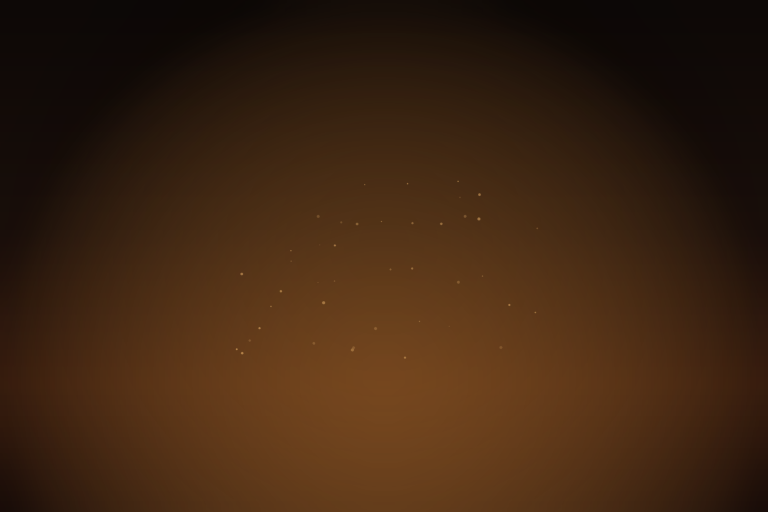
#> input picture assets/scenes/bonfire.png, 1536 x 1024 px (shown at 1/2 size)
$ python export-scenes.py
#> lines starting #> are read from the running program, lines starting #| are printed output that depends on the picture
#!/usr/bin/env python3
"""Export danqing Phase 2 scene assets (pomodoro POC).

Six procedural scenes spanning dark/bright families:
    bonfire   篝火 (dark, warm fire glow)
    sea       海   (bright, cyan)
    rain      雨   (gray-blue)
    mountain  山   (neutral dusk, ridgelines)
    forest    森林 (misty conifer green, treelines + fog bands)
    starry    星夜 (deep indigo night, dark hills; starfield is runtime-rendered)

Each scene PNG bakes: multi-stop vertical gradient + radial glow +
center readability veil + scene-specific details.
No external assets; fully deterministic.

Outputs:
    assets/scenes/{bonfire,sea,rain,mountain,forest}.png
    examples/pomodoro/scenes.rs   # SceneSpec consts incl. palettes (generated, do not edit)

The script also enforces contrast guards at generation time:
display text vs sampled center extremes >= 3:1,
control text vs glass-composited surface >= 4:1 (WCAG).

Dependency:
    pip install Pillow

Usage:
    python tools/export-scenes.py
"""

import math
import sys
from pathlib import Path

from PIL import Image, ImageChops, ImageDraw, ImageFilter

REPO_ROOT = Path(__file__).resolve().parent.parent
OUT_DIR = REPO_ROOT / "assets" / "scenes"
SCENES_RS = REPO_ROOT / "examples" / "pomodoro" / "scenes.rs"

# 3:2 canvas matching the POC window aspect (960x640); Cover scales cleanly.
WIDTH, HEIGHT = 1536, 1024
SIZE = (WIDTH, HEIGHT)

# Hard-edged elements (ridges/embers) render at SS x and LANCZOS
# downsample back: cheap SSAA — Pillow ImageDraw has no anti-aliasing,
# and window Cover upscale (e.g. 1920x1080 maximized) makes baked-in
# staircase edges painfully visible. Smooth elements (gradient/glow/veil)
# stay at native resolution: nothing to alias there, and their big
# gaussian blurs would be orders of magnitude slower at SS x.
SS = 4

# Center sampling region for backdrop extremes (where the countdown sits).
CENTER_BOX = (0.30, 0.35, 0.70, 0.65)  # x0, y0, x1, y1 fractions

# WCAG guard thresholds.
DISPLAY_MIN = 3.0
CONTROL_MIN = 4.0


def lerp(a: float, b: float, t: float) -> float:
    return a + (b - a) * t


# [6 lines left out: function lerp_rgb, not called in this run]


def srgb_to_linear(c: float) -> float:
    c = c / 255.0
    return c / 12.92 if c <= 0.04045 else ((c + 0.055) / 1.055) ** 2.4


def luminance(rgb: tuple) -> float:
    return (
        0.2126 * srgb_to_linear(rgb[0])
        + 0.7152 * srgb_to_linear(rgb[1])
        + 0.0722 * srgb_to_linear(rgb[2])
    )


def contrast(a: tuple, b: tuple) -> float:
    la, lb = luminance(a), luminance(b)
    hi, lo = max(la, lb), min(la, lb)
    return (hi + 0.05) / (lo + 0.05)


def composite(top_rgb: tuple, top_alpha: float, base_rgb: tuple) -> tuple[int, int, int]:
    return tuple(int(top_rgb[i] * top_alpha + base_rgb[i] * (1.0 - top_alpha)) for i in range(3))


# [268 lines left out: functions build_gradient, radial_overlay, build_ridges, build_waves, build_trees, build_mist and 3 more, not called in this run]


def _value_noise(cols: int, rows: int, seed: int) -> tuple[list, int, int]:
    g = _lcg(seed)
    return [next(g) for _ in range(cols * rows)], cols, rows


# [22 lines left out: functions _noise_at, _fbm, not called in this run]


def _smoothstep(a: float, b: float, x: float) -> float:
    t = min(1.0, max(0.0, (x - a) / (b - a)))
    return t * t * (3.0 - 2.0 * t)


def fbm3(noises: list, x: float, y: float) -> float:
    """等权 N 倍频 fbm (len(noises) 归一), 无权重偏置, 返回 ~[0,1]。"""
    return sum(_noise_at(n, x * sx, y * sy) for n, sx, sy in noises) / len(noises)


# [121 lines left out: function apply_milkyway, not called in this run]


def sample_center_extremes(img: Image.Image) -> tuple[tuple, tuple]:
    """Brightest/darkest colors (by luminance) in the center region, after all baking."""
    x0, y0 = int(CENTER_BOX[0] * WIDTH), int(CENTER_BOX[1] * HEIGHT)
    x1, y1 = int(CENTER_BOX[2] * WIDTH), int(CENTER_BOX[3] * HEIGHT)
    region = img.crop((x0, y0, x1, y1)).resize((64, 64))  # downsample: extremes of areas, not pixels
    best_light, best_dark = None, None
    l_light, l_dark = -1.0, 2.0
    for px in region.getdata():
        l = luminance(px)
        if l > l_light:
            l_light, best_light = l, px
        if l < l_dark:
            l_dark, best_dark = l, px
    return best_light, best_dark


# ---------------------------------------------------------------------------
# Scene configs. Palettes are hand-authored; backdrop extremes are SAMPLED
# from the generated center region and injected into the palette at emit time.
# ---------------------------------------------------------------------------

SCENES = [
    {
        "key": "bonfire",
        "name": "篝火",
        # AI 生成底图 (元宝, 2026-08-04 v3): 写实余烬 + 白桦木堆, 无明火。
        # 火堆居中 (y≈0.50), 四周留暗保对比度。
        "ai_base": "bonfire.png",
        "palette": {
            "base": (26, 15, 10),
            "accent": (255, 159, 67),
            "text_primary": (240, 230, 215),
            "text_secondary": (195, 180, 165),
            "surface": ((0, 0, 0), 0.25),
            "surface_input": ((0, 0, 0), 0.38),
        },
    },
    {
        "key": "sea",
        "name": "海",
        # AI 生成底图 (元宝, 2026-08-06): 写实海浪 + 落日 + 暗云。
        "ai_base": "sea.png",
        "palette": {
            "base": (168, 221, 232),
            "accent": (15, 55, 75),
            "text_primary": (255, 255, 255),
            "text_secondary": (200, 210, 220),
            "surface": ((0, 0, 0), 0.25),
            "surface_input": ((0, 0, 0), 0.38),
        },
    },
    {
        "key": "rain",
        "name": "雨",
        # AI 生成底图 (元宝, 2026-08-05): 风暴云层 + 树线剪影。
        # 雨丝由运行时 shader 渲染 (background.wgsl rain_overlay), 底图不含雨。
        "ai_base": "rain.png",
        "palette": {
            "base": (82, 95, 107),
            "accent": (127, 179, 217),
            "text_primary": (242, 246, 249),
            "text_secondary": (195, 205, 213),
            "surface": ((0, 0, 0), 0.25),
            "surface_input": ((0, 0, 0), 0.38),
        },
    },
    {
        "key": "mountain",
        "name": "山",
        # AI 生成底图 (元宝, 2026-08-04): 写实山脊 + 云海 + 暖色落日。
        # 替换原程序化山脊; 动效 (mountain_intensity) 仍由运行时 shader 渲染。
        "ai_base": "mountain.png",
        "palette": {
            "base": (86, 80, 115),
            "accent": (232, 192, 122),
            "text_primary": (245, 241, 250),
            "text_secondary": (205, 198, 218),
            "surface": ((0, 0, 0), 0.25),
            "surface_input": ((0, 0, 0), 0.38),
        },
    },
    {
        "key": "forest",
        "name": "森林",
        # AI 生成底图 (元宝, 2026-08-04): 写实松林 + 晨雾 + 暖色天光。
        # 替换原程序化三角形树; 动效 (forest_mist) 仍由运行时 shader 渲染。
        "ai_base": "forest.png",
        "palette": {
            "base": (50, 72, 59),
            "accent": (172, 198, 158),
            "text_primary": (240, 246, 240),
            "text_secondary": (186, 201, 187),
            "surface": ((0, 0, 0), 0.25),
            "surface_input": ((0, 0, 0), 0.38),
        },
    },
    {
        "key": "blacksmith",
        "name": "铁匠铺",
        "ai_base": "blacksmith_ai_1.png",
        "palette": {
            "base": (45, 25, 18),
            "accent": (255, 120, 40),
            "text_primary": (255, 235, 210),
            "text_secondary": (200, 175, 155),
            "surface": ((0, 0, 0), 0.25),
            "surface_input": ((0, 0, 0), 0.38),
        },
    },
    {
        "key": "cave",
        "name": "洞穴",
        "ai_base": "cave_ai_2.png",
        "palette": {
            "base": (20, 45, 55),
            "accent": (80, 200, 220),
            "text_primary": (220, 245, 250),
            "text_secondary": (160, 195, 205),
            "surface": ((0, 0, 0), 0.25),
            "surface_input": ((0, 0, 0), 0.38),
        },
    },
    {
        "key": "nightmarket",
        "name": "夜市",
        "ai_base": "nightmarket_ai_1.png",
        "palette": {
            "base": (60, 30, 20),
            "accent": (255, 180, 50),
            "text_primary": (255, 245, 220),
            "text_secondary": (210, 185, 160),
            "surface": ((0, 0, 0), 0.25),
            "surface_input": ((0, 0, 0), 0.38),
        },
    },
    {
        "key": "train",
        "name": "火车",
        "ai_base": "train_ai_1.png",
        "palette": {
            "base": (50, 45, 55),
            "accent": (200, 180, 140),
            "text_primary": (240, 235, 225),
            "text_secondary": (185, 178, 170),
            "surface": ((0, 0, 0), 0.25),
            "surface_input": ((0, 0, 0), 0.38),
        },
    },
]


def build_scene(cfg: dict) -> Image.Image:
    # AI 底图模式: 加载预制 AI 生成图, 跳过程序化渐变/树。
    if "ai_base" in cfg:
        ai_path = OUT_DIR / cfg["ai_base"]
        if not ai_path.exists():
            raise FileNotFoundError(f"AI 底图不存在: {ai_path}")
        img = Image.open(ai_path).convert("RGBA")
        # 统一尺寸 (容错: AI 生图可能不是精确 1536x1024)
        if img.size != SIZE:
            img = img.resize(SIZE, Image.LANCZOS)
    else:
        img = build_gradient(cfg["stops"]).convert("RGBA")

    if "glow" in cfg:
        g = cfg["glow"]
        img = Image.alpha_composite(
            img, radial_overlay(g["color"], g["center"], g["radius"], g["peak"])
        )
    if "milkyway" in cfg:
        # 银河在山脊之前烘焙: 山脊剪影遮挡带底 (带自山后升起)。
        img = apply_milkyway(img, cfg["milkyway"])
    if "ridges" in cfg:
        img = Image.alpha_composite(img, build_ridges(cfg["ridges"]))
    if "waves" in cfg:
        img = Image.alpha_composite(img, build_waves(cfg["waves"]))
    if "trees" in cfg:
        img = Image.alpha_composite(img, build_trees(cfg["trees"]))
    if "embers" in cfg:
        e = cfg["embers"]
        img = Image.alpha_composite(img, build_embers(e["count"], e["color"], e["seed"]))
    if "mist" in cfg:
        img = Image.alpha_composite(img, build_mist(cfg["mist"]))
    if "veil" in cfg:
        v = cfg["veil"]
        img = Image.alpha_composite(
            img, radial_overlay(v["color"], v["center"], v["radius"], v["peak"])
        )
    # 不烘焙颗粒: 运行时噪声叠加层 (assets/background/noise.png) 负责防抖带,
    # 与阶段 1 背景一致; 烘焙颗粒会让 PNG 体积膨胀约 4 倍。
    return img.convert("RGB")
#> returned value is the input picture: PIL image 1536x1024 RGB; mean R, G, B 61.8, 36.8, 17.4


def rust_color(rgb: tuple) -> str:
    return f"Color::from_srgb8({rgb[0]}, {rgb[1]}, {rgb[2]})"


def rust_rgba(rgba: tuple[tuple, float]) -> str:
    (r, g, b), a = rgba
    return f"Color::rgba({r / 255:.6}, {g / 255:.6}, {b / 255:.6}, {a:.2})"


# [36 lines left out: function emit_scenes_rs, not called in this run]


GUARD_TESTS_RS = '''
#[cfg(test)]
mod tests {
    //! 对比度护栏: 与 tools/export-scenes.py 生成期护栏同规则,
    //! 防止 scenes.rs 被手改后护栏静默失效 (spec: 大字 ≥3:1, 控件 ≥4:1)。
    use super::*;
    use danqing::{composite_over, contrast_ratio};

    /// 大字 (倒计时) 对场景背景极值的最低对比度。
    const DISPLAY_MIN: f32 = 3.0;
    /// 控件文字对玻璃合成底的最低对比度。
    const CONTROL_MIN: f32 = 4.0;

    #[test]
    fn all_scenes_pass_contrast_guards() {
        assert_eq!(SCENES.len(), 9, "沉浸世界应有 9 个场景");
        for spec in &SCENES {
            let p = &spec.palette;
            for (label, backdrop) in [
                ("backdrop_light", p.backdrop_light),
                ("backdrop_dark", p.backdrop_dark),
            ] {
                let display = contrast_ratio(p.text_primary, backdrop);
                assert!(
                    display >= DISPLAY_MIN,
                    "{}: 大字 vs {label} = {display:.2} < {DISPLAY_MIN}",
                    spec.name
                );
                let glass = composite_over(p.surface, backdrop);
                let control = contrast_ratio(p.text_primary, glass);
                assert!(
                    control >= CONTROL_MIN,
                    "{}: 控件文字 vs 玻璃({label}) = {control:.2} < {CONTROL_MIN}",
                    spec.name
                );
            }
        }
    }

    #[test]
    fn scene_images_are_unique_and_named() {
        for (i, a) in SCENES.iter().enumerate() {
            for b in &SCENES[i + 1..] {
                assert_ne!(a.image, b.image, "场景图路径不应重复");
                assert_ne!(a.name, b.name, "场景名不应重复");
            }
        }
    }
}
'''


def check_guards(name: str, palette: dict) -> list[str]:
    """Contrast guards; returns list of violation messages."""
    problems = []
    text = palette["text_primary"]
    surf_rgb, surf_a = palette["surface"]
    for label, backdrop in [
        ("backdrop_light", palette["backdrop_light"]),
        ("backdrop_dark", palette["backdrop_dark"]),
    ]:
        ratio = contrast(text, backdrop)
        if ratio < DISPLAY_MIN:
            problems.append(f"{name}: 文字 vs {label} = {ratio:.2f} < {DISPLAY_MIN}")
        glass = composite(surf_rgb, surf_a, backdrop)
        ratio = contrast(text, glass)
        if ratio < CONTROL_MIN:
            problems.append(f"{name}: 文字 vs 玻璃({label}) = {ratio:.2f} < {CONTROL_MIN}")
    return problems


def main() -> int:
    OUT_DIR.mkdir(parents=True, exist_ok=True)
    entries = []
    all_problems = []
    for cfg in SCENES:
        img = build_scene(cfg)
        path = OUT_DIR / f"{cfg['key']}.png"
        img.save(path, "PNG", optimize=True)

        light, dark = sample_center_extremes(img)
#> in sample_center_extremes, `region = img.crop((x0, y0, x1, y1)).resize((64, 64))`:
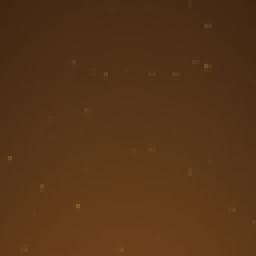
#> region: PIL image 64x64 RGB (shown 4 times larger); mean R, G, B 86.6, 52.8, 23.8
#> the loop in sample_center_extremes, `for px in region.getdata():` made 4096 passes
#> (l, l_light, l_dark, best_dark) on pass 1: (0.0259, 0.0259, 0.0259, (64, 39, 19))
#> (l, l_light, best_light) on passes 3, 4, 5, 6, 9, 10: (0.0262, 0.0262, (65, 39, 19)), (0.0269, 0.0269, (65, 40, 19)), (0.0279, 0.0279, (66, 41, 20)), (0.0283, 0.0283, (67, 41, 20)), (0.0286, 0.0286, (68, 41, 19)), (0.0297, 0.0297, (69, 42, 19))
#> after the loop in sample_center_extremes, `for px in region.getdata():`: l_dark = 0.0259; l_light = 0.122
#> light = (131, 89, 45); dark = (64, 39, 19)
        palette = dict(cfg["palette"])
#> palette = {'base': (26, 15, 10), 'accent': (255, 159, 67), 'text_primary': (240, 230, 215), 'text_secondary': (195, 180, 165), 'surface': ((0, 0, 0), 0.25), 'surface_input': ((0, 0, 0), 0.38)}
        palette["backdrop_light"] = light
        palette["backdrop_dark"] = dark
        entries.append({"key": cfg["key"], "name": cfg["name"], "palette": palette})

        problems = check_guards(cfg["name"], palette)
#> in check_guards, `text = palette["text_primary"]`: text = (240, 230, 215)
#> in check_guards, `surf_rgb, surf_a = palette["surface"]`: surf_rgb = (0, 0, 0); surf_a = 0.25
#> the loop in check_guards, `for label, backdrop in [ ("backdrop_light", palette["backdrop_light"])..` made 2 passes
#> (label, backdrop) on passes 1 to 2: ('backdrop_light', (131, 89, 45)), ('backdrop_dark', (64, 39, 19))
#> after the loop in check_guards, `for label, backdrop in [`: problems = []
#> problems = []
        all_problems += problems
#> all_problems = []
        status = "OK " if not problems else "FAIL"
#> status = 'OK '
        print(
            f"[{status}] {cfg['name']} ({cfg['key']}): {path.name} {img.width}x{img.height}, "
            f"extremes light={light} dark={dark}"
        )
#| [OK ] 篝火 (bonfire): bonfire.png 1536x1024, extremes light=(131, 89, 45) dark=(64, 39, 19)
        for p in problems:
            print(f"       {p}")
#> this loop made 0 passes
#> pass 2 of the loop in main, `for cfg in SCENES:`:
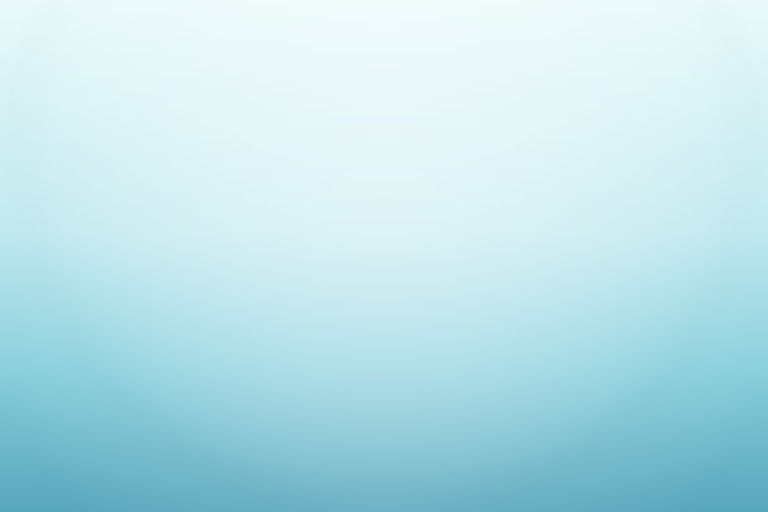
#> input picture assets/scenes/sea.png, 1536 x 1024 px (shown at 1/2 size)
#> in build_scene, returned value is the input picture: PIL image 1536x1024 RGB; mean R, G, B 187.2, 225.8, 233.2
#> in sample_center_extremes (call 2), `region = img.crop((x0, y0, x1, y1)).resize((64, 64))`:
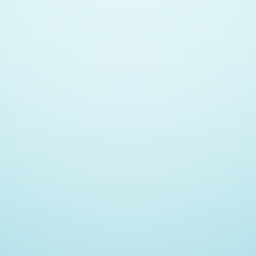
#> region: PIL image 64x64 RGB (shown 4 times larger); mean R, G, B 209.4, 237.7, 242.1
#> the loop in sample_center_extremes (call 2), `for px in region.getdata():` made 4096 passes
#> (l, l_light, l_dark, best_dark) on pass 1: (0.855, 0.855, 0.855, (221, 242, 246))
#> the loop in check_guards (call 2), `for label, backdrop in [ ("backdrop_light", palette["backdrop_light"])..` made 2 passes
#> (label, backdrop) on passes 1 to 2: ('backdrop_light', (226, 245, 247)), ('backdrop_dark', (182, 225, 233))
#| [FAIL] 海 (sea): sea.png 1536x1024, extremes light=(226, 245, 247) dark=(182, 225, 233)
#> the loop in main, `for p in problems:` made 4 passes
#> p on passes 1 to 4: '海: 文字 vs backdrop_light = 1.13 < 3.0', '海: 文字 vs 玻璃(backdrop_light) = 2.07 < 4.0', '海: 文字 vs backdrop_dark = 1.41 < 3.0', '海: 文字 vs 玻璃(backdrop_dark) = 2.54 < 4.0'
#> (printed output is left out)
#> pass 3 of the loop in main, `for cfg in SCENES:`:
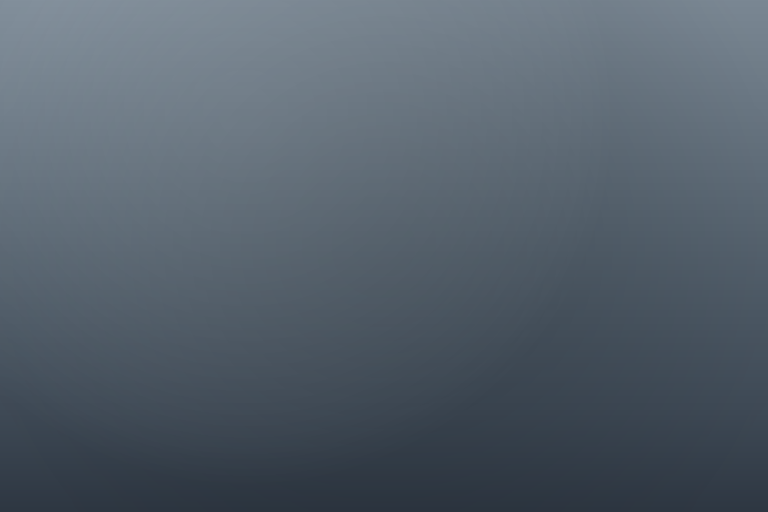
#> input picture assets/scenes/rain.png, 1536 x 1024 px (shown at 1/2 size)
#> in build_scene, returned value is the input picture: PIL image 1536x1024 RGB; mean R, G, B 84.2, 95.6, 106.7
#> in sample_center_extremes (call 3), `region = img.crop((x0, y0, x1, y1)).resize((64, 64))`:
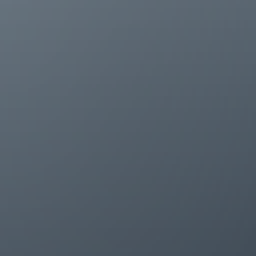
#> region: PIL image 64x64 RGB (shown 4 times larger); mean R, G, B 84.1, 95.6, 106.2
#> the loop in sample_center_extremes (call 3), `for px in region.getdata():` made 4096 passes
#> px on passes 1 to 3: (102, 114, 125), (102, 114, 125), (102, 114, 125)
#| [OK ] 雨 (rain): rain.png 1536x1024, extremes light=(102, 114, 125) dark=(66, 77, 88)
#> the loop made 6 passes; the first 3 are shown

    emit_scenes_rs(entries)
    print(f"Emitted {SCENES_RS.relative_to(REPO_ROOT)} ({len(entries)} scenes)")

    if all_problems:
        print("\n对比度护栏未过, 请调整调色板后重新生成。", file=sys.stderr)
        return 1
    return 0


if __name__ == "__main__":
#> (the run stopped early here; a loop or call above may not have finished)
